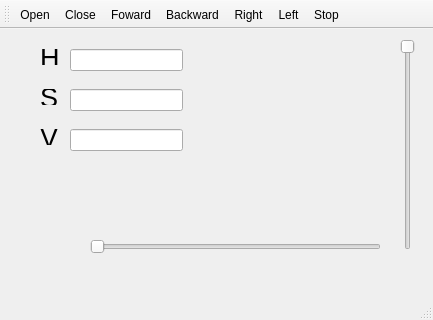
<?xml version="1.0" encoding="UTF-8"?>
<ui version="4.0">
 <class>qrobot</class>
 <widget class="QMainWindow" name="qrobot">
  <property name="geometry">
   <rect>
    <x>0</x>
    <y>0</y>
    <width>433</width>
    <height>320</height>
   </rect>
  </property>
  <property name="windowTitle">
   <string>qrobot</string>
  </property>
  <widget class="QWidget" name="centralWidget">
   <widget class="QSlider" name="sldX">
    <property name="geometry">
     <rect>
      <x>90</x>
      <y>210</y>
      <width>291</width>
      <height>16</height>
     </rect>
    </property>
    <property name="orientation">
     <enum>Qt::Horizontal</enum>
    </property>
   </widget>
   <widget class="QSlider" name="sldY">
    <property name="geometry">
     <rect>
      <x>400</x>
      <y>10</y>
      <width>16</width>
      <height>211</height>
     </rect>
    </property>
    <property name="orientation">
     <enum>Qt::Vertical</enum>
    </property>
    <property name="invertedAppearance">
     <bool>true</bool>
    </property>
    <property name="invertedControls">
     <bool>false</bool>
    </property>
   </widget>
   <widget class="QLineEdit" name="txtH">
    <property name="geometry">
     <rect>
      <x>70</x>
      <y>20</y>
      <width>113</width>
      <height>22</height>
     </rect>
    </property>
   </widget>
   <widget class="QLineEdit" name="txtS">
    <property name="geometry">
     <rect>
      <x>70</x>
      <y>60</y>
      <width>113</width>
      <height>22</height>
     </rect>
    </property>
   </widget>
   <widget class="QLineEdit" name="txtV">
    <property name="geometry">
     <rect>
      <x>70</x>
      <y>100</y>
      <width>113</width>
      <height>22</height>
     </rect>
    </property>
   </widget>
   <widget class="QLabel" name="label">
    <property name="geometry">
     <rect>
      <x>40</x>
      <y>20</y>
      <width>21</width>
      <height>16</height>
     </rect>
    </property>
    <property name="font">
     <font>
      <pointsize>20</pointsize>
     </font>
    </property>
    <property name="text">
     <string>H</string>
    </property>
   </widget>
   <widget class="QLabel" name="label_2">
    <property name="geometry">
     <rect>
      <x>40</x>
      <y>60</y>
      <width>21</width>
      <height>16</height>
     </rect>
    </property>
    <property name="font">
     <font>
      <pointsize>20</pointsize>
     </font>
    </property>
    <property name="text">
     <string>S</string>
    </property>
   </widget>
   <widget class="QLabel" name="label_3">
    <property name="geometry">
     <rect>
      <x>40</x>
      <y>100</y>
      <width>21</width>
      <height>16</height>
     </rect>
    </property>
    <property name="font">
     <font>
      <pointsize>20</pointsize>
     </font>
    </property>
    <property name="text">
     <string>V</string>
    </property>
   </widget>
  </widget>
  <widget class="QMenuBar" name="menuBar">
   <property name="geometry">
    <rect>
     <x>0</x>
     <y>0</y>
     <width>433</width>
     <height>19</height>
    </rect>
   </property>
  </widget>
  <widget class="QToolBar" name="mainToolBar">
   <attribute name="toolBarArea">
    <enum>TopToolBarArea</enum>
   </attribute>
   <attribute name="toolBarBreak">
    <bool>false</bool>
   </attribute>
   <addaction name="actionOpen"/>
   <addaction name="actionClose"/>
   <addaction name="actionFoward"/>
   <addaction name="actionBackward"/>
   <addaction name="actionRight"/>
   <addaction name="actionLeft"/>
   <addaction name="actionStop"/>
  </widget>
  <widget class="QStatusBar" name="statusBar"/>
  <action name="actionOpen">
   <property name="text">
    <string>Open</string>
   </property>
   <property name="shortcut">
    <string>Ctrl+O</string>
   </property>
  </action>
  <action name="actionClose">
   <property name="text">
    <string>Close</string>
   </property>
   <property name="shortcut">
    <string>Ctrl+C</string>
   </property>
  </action>
  <action name="actionFoward">
   <property name="text">
    <string>Foward</string>
   </property>
   <property name="shortcut">
    <string>Ctrl+W</string>
   </property>
  </action>
  <action name="actionBackward">
   <property name="text">
    <string>Backward</string>
   </property>
   <property name="shortcut">
    <string>Ctrl+S</string>
   </property>
  </action>
  <action name="actionRight">
   <property name="text">
    <string>Right</string>
   </property>
   <property name="shortcut">
    <string>Ctrl+D</string>
   </property>
  </action>
  <action name="actionLeft">
   <property name="text">
    <string>Left</string>
   </property>
   <property name="shortcut">
    <string>Ctrl+A</string>
   </property>
  </action>
  <action name="actionStop">
   <property name="text">
    <string>Stop</string>
   </property>
   <property name="shortcut">
    <string>Ctrl+X</string>
   </property>
  </action>
 </widget>
 <layoutdefault spacing="6" margin="11"/>
 <resources/>
 <connections/>
</ui>
